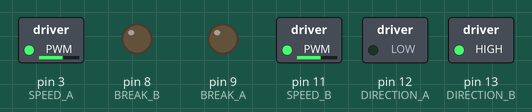
Recording of a sketch running on a simulated Arduino Uno, built with avr-gcc and run on an emulated ATmega328P. Shown: switched loads named in the sketch (green lamp = pin HIGH), output pins drawn as LEDs (lit = HIGH).

Above: at 0.05 s.
At 3.95 s:
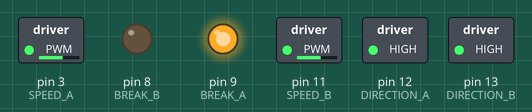
Timing chart, 0 to 4.6 s (numbered marks = the images above):
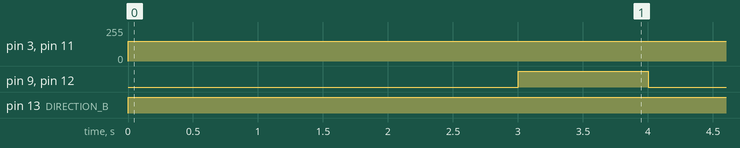

Measured:
- by itself, pin 3 (SPEED_A), pin 11 (SPEED_B): 0/255 → 150/255 at 0.00 s
- by itself, pin 9 (BREAK_A), pin 12 (DIRECTION_A): alternates HIGH for 1.0 s and LOW for 3.0 s
- by itself, pin 13 (DIRECTION_B): LOW → HIGH at 0.00 s

The sketch:

robot1.ino
```cpp
// Ustalenie numerów pinów
#define DIRECTION_A 12
#define SPEED_A 3
#define BREAK_A 9
#define CURRENT 0

#define DIRECTION_B 13
#define SPEED_B 11
#define BREAK_B 8


// Zmienna przechowująca kierunek obrotów
byte dir = LOW;

void setup()
{
  // Ustawienie kierunku wyjść cyfrowych
  pinMode(DIRECTION_A, OUTPUT);
  pinMode(SPEED_A, OUTPUT);
  pinMode(BREAK_A, OUTPUT);

  pinMode(DIRECTION_B, OUTPUT);
  pinMode(SPEED_B, OUTPUT);
  pinMode(BREAK_B, OUTPUT);

  // Włączenie hamulca
  digitalWrite(BREAK_A, HIGH);
  digitalWrite(BREAK_B, HIGH);

  // Ustawienie kierunku
  digitalWrite(DIRECTION_A, dir);
  digitalWrite(DIRECTION_B, dir);
}

void Jedz(int predkosc, char kierunek)
{
  digitalWrite(BREAK_A, LOW);
  digitalWrite(BREAK_B, LOW);

  if(kierunek == HIGH)
  {
    digitalWrite(DIRECTION_A, HIGH);
    digitalWrite(DIRECTION_B, LOW);
  }
  else
  {
    digitalWrite(DIRECTION_A, LOW);
    digitalWrite(DIRECTION_B, HIGH);
  }

  analogWrite(SPEED_A, predkosc);
  analogWrite(SPEED_B, predkosc);
}

void Hamuj()
{
  digitalWrite(BREAK_A, HIGH);
  digitalWrite(BREAK_B, HIGH);
}

void Skrec(int kierunek, int predkosc)
{
  if(kierunek == HIGH)
  {
    digitalWrite(BREAK_A, HIGH);
    digitalWrite(BREAK_B, LOW);

    digitalWrite(DIRECTION_A, kierunek);

    analogWrite(SPEED_A, predkosc);
  }
  else
  {
    digitalWrite(BREAK_A, LOW);
    digitalWrite(BREAK_B, HIGH);

    digitalWrite(DIRECTION_B, ~kierunek);

    analogWrite(SPEED_B, predkosc);
  }
}

void loop()
{
  Jedz(150, LOW);
  delay(3000);
  Skrec(HIGH, 150);
  delay(1000);
}
```
